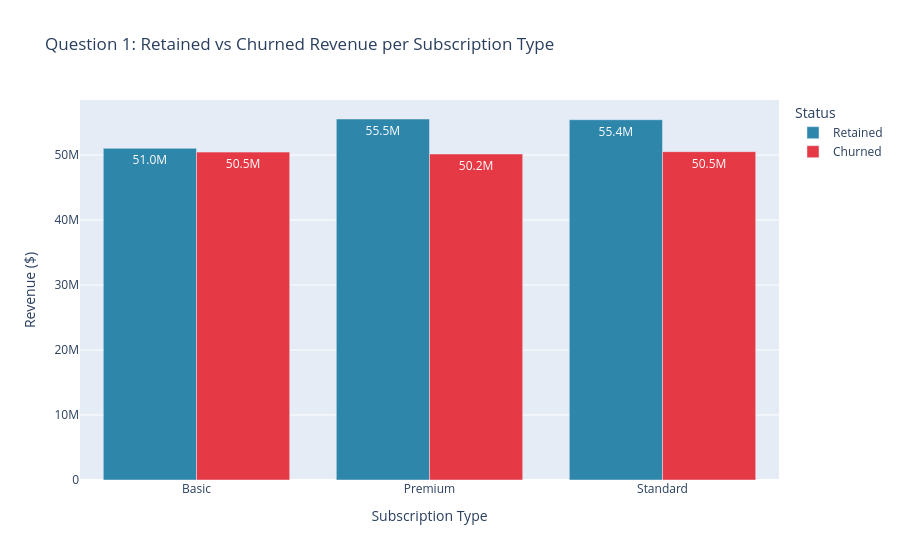

The cell this chart's notebook holds for it:
### Code cell
plot_q1(first_question).show()

### Figure 1 — Plotly figure (JSON) as saved in the notebook; plotly's stock layout.template omitted (floating-point values rounded to 4 significant figures)
{"data": [{"alignmentgroup": "True", "hovertemplate": "Status=Retained<br>Subscription Type=%{x}<br>total_revenue=%{y}<extra></extra>", "legendgroup": "Retained", "marker": {"color": "#2E86AB", "pattern": {"shape": ""}}, "name": "Retained", "offsetgroup": "Retained", "orientation": "v", "showlegend": true, "textposition": "auto", "texttemplate": "%{y:.3s}", "type": "bar", "x": ["Basic", "Premium", "Standard"], "xaxis": "x", "y": [51030614, 55546423, 55437758], "yaxis": "y"}, {"alignmentgroup": "True", "hovertemplate": "Status=Churned<br>Subscription Type=%{x}<br>total_revenue=%{y}<extra></extra>", "legendgroup": "Churned", "marker": {"color": "#E63946", "pattern": {"shape": ""}}, "name": "Churned", "offsetgroup": "Churned", "orientation": "v", "showlegend": true, "textposition": "auto", "texttemplate": "%{y:.3s}", "type": "bar", "x": ["Basic", "Premium", "Standard"], "xaxis": "x", "y": [50451068, 50159126, 50519828], "yaxis": "y"}], "layout": {"barmode": "group", "legend": {"title": {"text": "Status"}, "tracegroupgap": 0}, "title": {"text": "Question 1: Retained vs Churned Revenue per Subscription Type"}, "xaxis": {"anchor": "y", "domain": [0, 1], "title": {"text": "Subscription Type"}}, "yaxis": {"anchor": "x", "domain": [0, 1], "title": {"text": "Revenue ($)"}}}}
